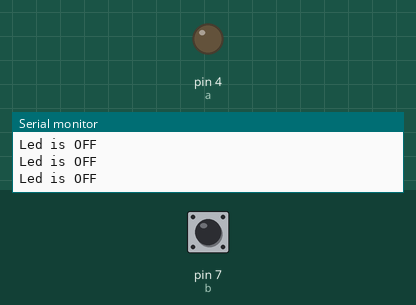
Recording of a sketch running on a simulated Arduino Uno, built with avr-gcc and run on an emulated ATmega328P. Shown: output pins drawn as LEDs (lit = HIGH), the last lines printed to the serial monitor. Dashed ring = blinking. The test bench sets the inputs (shaded band); at power-on: pin 7 (b) LOW.

Above: at 1.2 s.
1.3 s: pin 7 (b) driven HIGH
At 2.0 s:
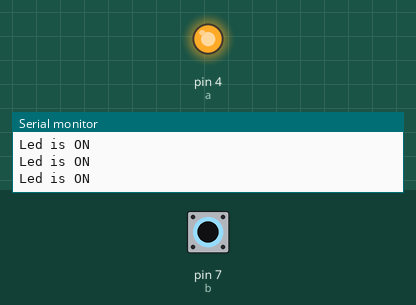
2.8 s: pin 7 (b) driven LOW
At 3.2 s:
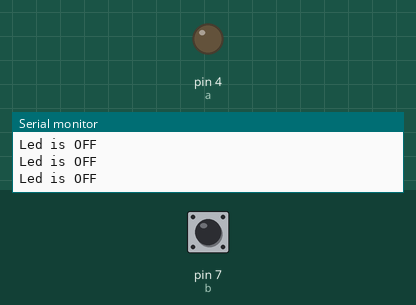
5.8 s: pin 7 (b) pulsed HIGH 5 times (0.12 s each, 0.3 s apart)
At 6.16 s:
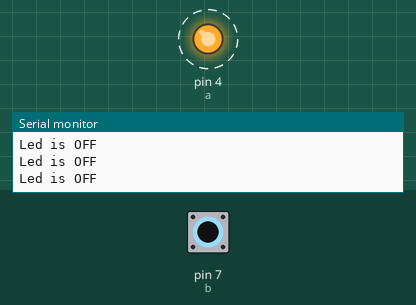
Timing chart, 0 to 8.8 s (numbered marks = the images above; inputs shaded):
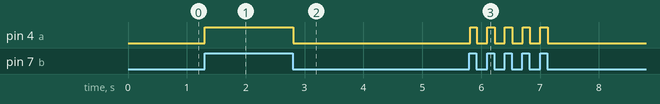

The sketch:

ledbutton.ino
```cpp
int a=4;
int b=7;
void setup() {
pinMode(a,OUTPUT);
pinMode(b,INPUT);
Serial.begin(9600);
}

void loop() {
  if(digitalRead(b)==1){
 digitalWrite(a,1);
 Serial.println("Led is ON");
  }else{
    digitalWrite(a,0);
    Serial.println("Led is OFF");
    }
}
```

Measured:
- after the input at 1.3 s, pin 4 (a): LOW → HIGH at once
- after the input at 2.8 s, pin 4 (a): HIGH → LOW at once
- after the input at 5.8 s, pin 4 (a): alternates HIGH for 0.13 s and LOW for 0.17 s, 10 changes in all, then stays LOW, starting at once
